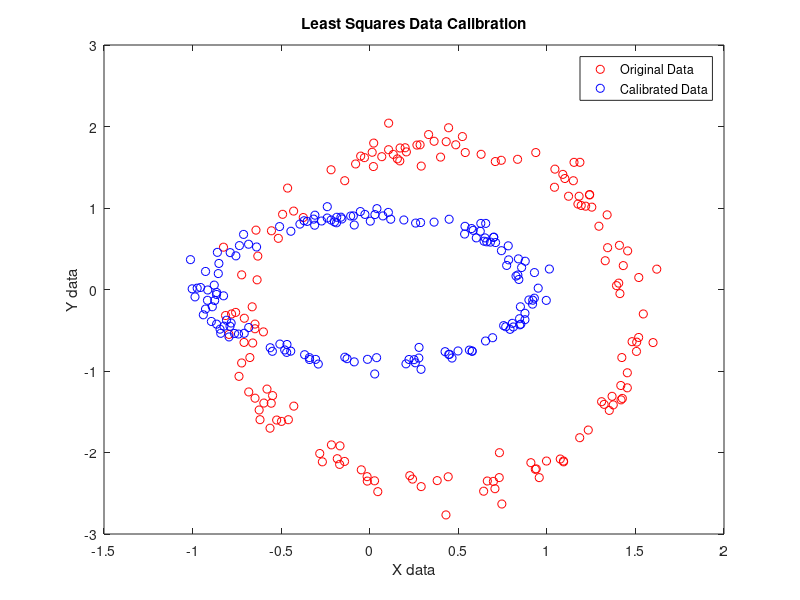

The MATLAB script that drew this image:
% 
% Simulated Data for CMPE-167 Winter 2018
%
R = 1;
Xmeas = [0.9347
    0.9570
   -0.6242
    1.2415
    1.0756
   -0.0298
    1.5189
    0.4453
   -0.5628
   -0.0476
   -0.7229
    0.0139
    1.3431
    1.4811
    1.0454
    0.9979
    1.2189
    0.5232
   -0.5799
    1.3681
    0.0681
    0.2069
   -0.6193
   -0.2821
    0.5394
   -0.8139
   -0.0148
    1.2408
   -0.5560
   -0.1411
   -0.7946
   -0.6001
    0.1714
   -0.1677
   -0.6358
   -0.8255
    1.0939
    1.5181
    1.6205
    1.3748
    0.6638
    0.1329
    0.1699
    0.2000
    0.8347
    1.3524
    1.4262
    1.1855
    1.3295
   -0.5547
    1.4096
    0.7090
   -0.6479
    0.3324
    0.6983
    1.0901
    1.4541
    0.2907
   -0.7798
    0.1069
    1.4057
   -0.6421
   -0.4982
    1.0944
    0.2416
   -0.6635
   -0.7096
    0.3634
    0.2665
    1.5058
    0.0225
   -0.7228
    1.5994
   -0.5159
    1.4125
    0.2263
    1.4188
    1.4561
    1.1533
   -0.6606
    0.4430
    1.3402
   -0.2161
    1.2337
   -0.5484
    1.1496
   -0.4635
   -0.4918
    0.7323
   -0.6476
   -0.4592
    1.1225
   -0.5976
    0.2905
    1.4232
    1.1820
    0.4304
   -0.6829
   -0.2182
    0.4317
    1.3932
    1.4542
    0.0273
   -0.0796
   -0.7569
    0.6432
    0.1065
   -0.2673
    0.4000
    0.9374
   -0.0138
    1.2939
   -0.6766
   -0.0510
   -0.1698
    1.0430
   -0.4285
   -0.5253
    0.0456
    1.4314
    1.1940
    0.9400
    1.1753
    1.2538
    0.6288
    0.7427
    0.7459
   -0.7379
   -0.4295
    1.1015
    0.3809
   -0.7079
    1.4174
   -0.6474
    1.3232
    0.0209
    0.4857
   -0.1420
    0.7069
    0.1560
    1.1866
    0.7311
   -0.3751
   -0.1832
    1.3090
   -0.6317
    0.9098
    1.5072
    0.2844
    1.5444];
Ymeas = [-2.2060
   -2.3082
   -1.4785
    1.1654
   -2.0800
    1.6180
    0.1472
    1.9846
   -1.7017
   -2.2126
   -0.9014
    1.6839
    0.5130
   -0.6402
    1.4768
   -2.1048
    1.0224
    1.8766
   -1.2218
   -1.3108
    1.6296
    1.6884
   -1.5972
   -2.0123
    1.6806
   -0.3194
   -2.2963
    1.1597
   -1.3952
    1.3348
   -0.5511
   -0.5201
    1.7365
   -1.9184
    0.1187
    0.5192
   -2.1046
   -0.5885
    0.2498
   -1.4155
   -2.3498
    1.6581
    1.5781
    1.7392
    1.5975
   -1.4834
   -1.3363
   -1.8185
    0.3529
    0.7205
    0.5420
    1.5699
   -0.4817
    1.9010
   -2.3546
    1.4125
   -1.2064
    1.5143
   -0.3000
    2.0410
    0.0781
    0.7285
   -1.6182
   -2.1147
   -2.3265
   -0.2124
   -0.6494
    1.8190
    1.7722
   -0.7596
    1.7966
    0.1797
   -0.6513
    0.6279
   -0.0503
   -2.2842
   -1.3540
    0.4736
    1.5601
   -0.6563
   -2.2978
    0.9160
   -1.9064
   -1.7244
   -1.3017
    1.3345
    1.2444
    0.9226
   -2.0024
   -0.4243
   -1.5977
    1.1444
   -1.3933
   -2.4185
   -0.8349
    1.1440
   -2.7658
   -1.2570
    1.4691
    1.8137
    0.0477
   -1.0218
   -2.3473
    1.5403
   -0.2810
   -2.4749
    1.7152
   -2.1144
    1.6246
    1.6802
   -2.3508
    0.7765
   -0.8349
    1.6367
   -2.1459
    1.2547
   -1.4310
   -1.6016
   -2.4803
    0.2932
    1.0310
   -2.2012
    1.0488
    1.0106
    1.6589
    1.5855
   -2.6320
   -1.0656
    0.9622
    1.3617
   -2.3449
   -0.3527
   -1.1779
   -1.3335
   -1.4093
    1.5086
    1.7755
   -2.1095
   -2.4443
    1.6028
    1.5606
   -2.3079
    0.8832
   -2.0762
   -1.3766
    0.4100
   -2.1250
   -0.6457
    1.7754
   -0.3000];


% Least Squares
% Length of data set X
len = length(Xmeas);

% Creating Matrix A for the Least Squares.
A = [Xmeas Ymeas.^2 Ymeas ones(len, 1)]; 

% Creating Matrix B for the Least Squares.
B = -Xmeas.^2;

% Get the Z matrix
Z = A\B; % NOTE: This is not division, this is (A^t * A)^-1 * A^t * B

% These values were taken from Z, and displayed by Z.
z1 = -0.7923;
z2 = 0.2658;
z3 = 0.1801;
z4 = -1.0349;

% Plug in above values into z1, z2, z3, and z4 equations to get...
x0 = 0.39615;
y0 = -0.3388;
a = 1.2073;
b = 2.3418;

% Calibrating equations from lab doc
xhat = (Xmeas-x0)/a;
yhat = (Ymeas-y0)/b;

% Plot of raw data
figure;
plot(Xmeas, Ymeas, 'ro'); 
hold on;

% Plot of calibrated data
plot(xhat, yhat, 'bo');

% Add legend and labels
legend('Original Data', 'Calibrated Data');
xlabel('X data');
ylabel('Y data');
title('Least Squares Data Calibration');